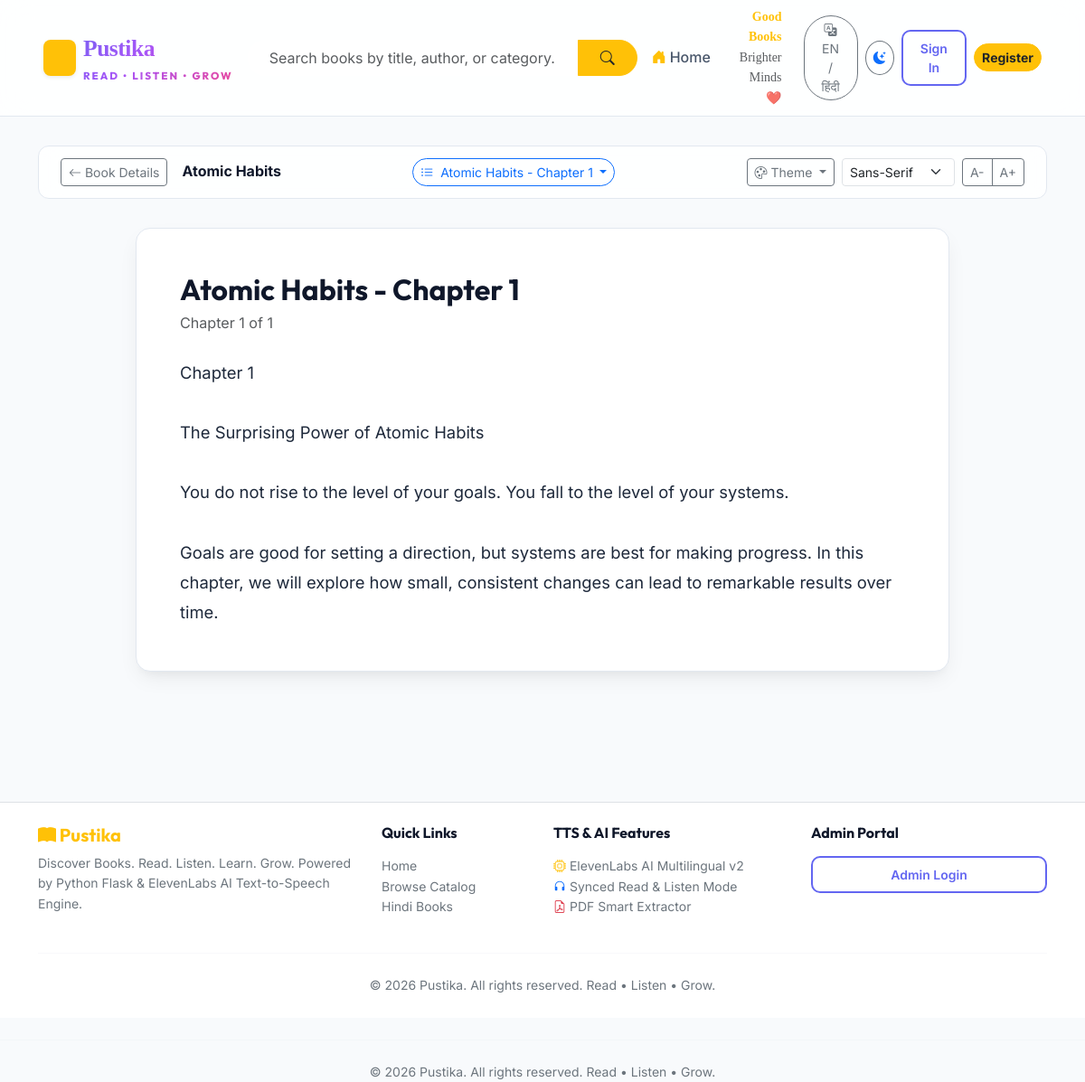
The page /reader/1 on the database its author committed.
### app.py (models this page shows)
class Book(db.Model):
    __tablename__ = 'books'
    id = db.Column(db.Integer, primary_key=True)
    title = db.Column(db.String(200), nullable=False)
    author = db.Column(db.String(100), nullable=False)
    description = db.Column(db.Text, nullable=True)
    cover_image = db.Column(db.String(255), nullable=True, default='covers/default.jpg')
    pdf_file = db.Column(db.String(255), nullable=True)
    category_id = db.Column(db.Integer, db.ForeignKey('categories.id'), nullable=True)
    language = db.Column(db.String(50), default='English')
    is_featured = db.Column(db.Boolean, default=False)
    created_at = db.Column(db.DateTime, default=datetime.utcnow)
    category = db.relationship('Category', lazy=True)
    chapters = db.relationship('Chapter', backref='book', lazy=True, cascade='all, delete-orphan')

class Chapter(db.Model):
    __tablename__ = 'chapters'
    id = db.Column(db.Integer, primary_key=True)
    book_id = db.Column(db.Integer, db.ForeignKey('books.id'), nullable=False)
    chapter_number = db.Column(db.Integer, nullable=False)
    title = db.Column(db.String(200), nullable=False)
    text_content = db.Column(db.Text, nullable=False)
    created_at = db.Column(db.DateTime, default=datetime.utcnow)

### app.py (the view)
    @app.route('/reader/<int:book_id>')
    def reader(book_id):
        book = Book.query.get(book_id)
        if not book:
            return redirect(url_for('books_catalog'))
        chapter_id = request.args.get('chapter', 1, type=int)
        current_chapter = Chapter.query.filter_by(book_id=book_id, chapter_number=chapter_id).first()
        if not current_chapter and book.chapters:
            current_chapter = book.chapters[0]
        return render_template('reader.html', book=book, current_chapter=current_chapter)

### templates/reader.html (shortened to what this page needs)
{% extends 'base.html' %}
{% block content %}
<div class="container py-4">
    <div class="reader-controls-bar">
        <div class="d-flex align-items-center gap-2">
            <a href="{{ url_for('book_detail', book_id=book.id) }}" class="btn btn-sm btn-outline-secondary">
                <i class="bi bi-arrow-left"></i> Book Details
            </a>
            <span class="fw-bold d-none d-md-inline ms-2">{{ book.title }}</span>
        </div>
        {% if book.chapters %}
        <div class="dropdown">
            <button class="btn btn-sm btn-outline-primary dropdown-toggle rounded-pill" type="button" data-bs-toggle="dropdown">
                <i class="bi bi-list-ul me-1"></i> {{ current_chapter.title if current_chapter else 'Select Chapter' }}
            </button>
        </div>
        {% endif %}
        <div class="d-flex align-items-center gap-2">
            <div class="dropdown">
                <button class="btn btn-sm btn-outline-secondary dropdown-toggle" type="button" data-bs-toggle="dropdown">
                    <i class="bi bi-palette"></i> Theme
                </button>
            </div>
            <select class="form-select form-select-sm" style="width: auto;" onchange="changeReaderFont(this.value)">
                <option value="sans-serif">Sans-Serif</option>
            </select>
            <div class="btn-group btn-group-sm">
                <button class="btn btn-outline-secondary" onclick="adjustFontSize(-2)">A-</button>
                <button class="btn btn-outline-secondary" onclick="adjustFontSize(2)">A+</button>
            </div>
        </div>
    </div>
    {% if current_chapter %}
    <div id="reader-content-card" class="reader-container theme-light">
        <h2 class="fw-bold mb-1">{{ current_chapter.title }}</h2>
        <p class="text-muted small mb-4">Chapter {{ current_chapter.chapter_number }} of {{ book.chapters|length }}</p>
        <div id="reader-text" class="reader-text-body font-sans">
            {{ current_chapter.text_content | replace('\n', '<br>') | safe }}
        </div>
    </div>
        {% set prev_chap = book.chapters[current_chapter.chapter_number - 2] if current_chapter.chapter_number > 1 else None %}
        {% set next_chap = book.chapters[current_chapter.chapter_number] if current_chapter.chapter_number < book.chapters|length else None %}
    {% else %}
    <div class="reader-container text-center py-5">
        <h4>No chapters available to read yet.</h4>
        <a href="{{ url_for('book_detail', book_id=book.id) }}" class="btn btn-primary mt-3">Back to Details</a>
    </div>
    {% endif %}
</div>
{% endblock %}

### static/css/style.css (style rules this page uses)
:root { --font-primary: 'Inter', -apple-system, BlinkMacSystemFont, 'Segoe UI', Roboto, sans-serif; --font-heading: 'Outfit', var(--font-primary); --font-hindi: 'Noto Sans Devanagari', var(--font-primary); --bg-primary: #f8fafc; --bg-secondary: #ffffff; --bg-tertiary: #f1f5f9; --bg-glass: rgba(255, 255, 255, 0.85); --text-primary: #0f172a; --text-secondary: #475569; --text-muted: #94a3b8; --brand-primary: #6366f1; --brand-primary-hover: #4f46e5; --brand-secondary: #ec4899; --brand-gradient: linear-gradient(135deg, #6366f1 0%, #a855f7 50%, #ec4899 100%); --brand-gradient-hover: linear-gradient(135deg, #4f46e5 0%, #9333ea 50%, #db2777 100%); --border-color: #e2e8f0; --border-glass: rgba(226, 232, 240, 0.8); --shadow-sm: 0 2px 4px rgba(0,0,0,0.05); --shadow-md: 0 10px 25px -5px rgba(0,0,0,0.08), 0 8px 10px -6px rgba(0,0,0,0.04); --shadow-lg: 0 20px 30px -10px rgba(99, 102, 241, 0.15); --card-bg: #ffffff; --audio-bar-bg: rgba(255, 255, 255, 0.95); --reader-bg: #ffffff; --reader-text: #1e293b; }
* { box-sizing: border-box; margin: 0; padding: 0; }
body { font-family: var(--font-primary); background-color: var(--bg-primary); color: var(--text-primary); line-height: 1.6; min-height: 100vh; display: flex; flex-direction: column; transition: background-color 0.3s ease, color 0.3s ease; }
h1, h2, h3, h4, h5, h6 { font-family: var(--font-heading); font-weight: 700; color: var(--text-primary); }
a { color: var(--brand-primary); text-decoration: none; transition: color 0.2s ease; }
.reader-container { background: var(--reader-bg); color: var(--reader-text); border-radius: 16px; padding: 3rem; box-shadow: var(--shadow-md); border: 1px solid var(--border-color); max-width: 900px; margin: 0 auto; font-size: 1.15rem; line-height: 1.8; }
.reader-controls-bar { sticky: top; top: 70px; z-index: 1020; background: var(--bg-glass); backdrop-filter: blur(12px); padding: 0.8rem 1.5rem; border-radius: 12px; border: 1px solid var(--border-color); margin-bottom: 2rem; display: flex; align-items: center; justify-content: space-between; flex-wrap: wrap; gap: 1rem; }

### rows shown on the page
Book: title "Atomic Habits"
Chapter: title "Atomic Habits - Chapter 1", chapter_number "1", text_content "Chapter 1 The Surprising Power of Atomic Habits You do not rise to the level of your goals. You fall to the level of your systems. Goals are good for setting a direction, but systems are best for making progress. In this chapter, we will explore how small, consistent changes can lead to remarkable results over time."

### other values the page prints
{{ book.chapters|length }} "1"
